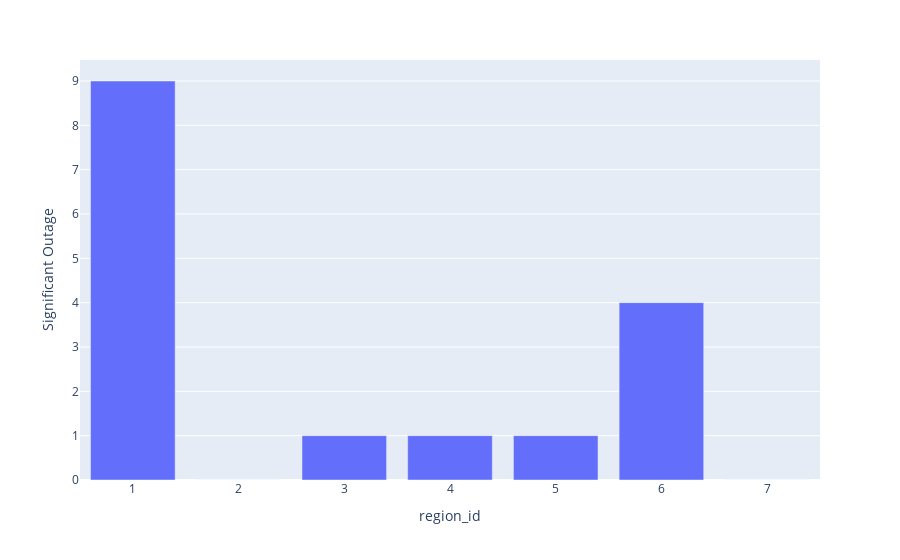

The cell this chart's notebook holds for it:
### Code cell
# Plot Significant Outages
chart.SignificantOutages()

### Figure 1 — Plotly figure (JSON) as saved in the notebook; plotly's stock layout.template omitted (floating-point values rounded to 4 significant figures)
{"data": [{"alignmentgroup": "True", "hovertemplate": "region_id=%{x}<br>Significant Outage=%{y}<extra></extra>", "legendgroup": "", "marker": {"color": "#636efa", "pattern": {"shape": ""}}, "name": "", "offsetgroup": "", "orientation": "v", "showlegend": false, "textposition": "auto", "type": "bar", "x": [1, 6, 3, 4, 5, 2, 7], "xaxis": "x", "y": [9, 4, 1, 1, 1, 0, 0], "yaxis": "y"}], "layout": {"barmode": "relative", "legend": {"tracegroupgap": 0}, "margin": {"t": 60}, "xaxis": {"anchor": "y", "domain": [0, 1], "title": {"text": "region_id"}}, "yaxis": {"anchor": "x", "domain": [0, 1], "title": {"text": "Significant Outage"}}}}
